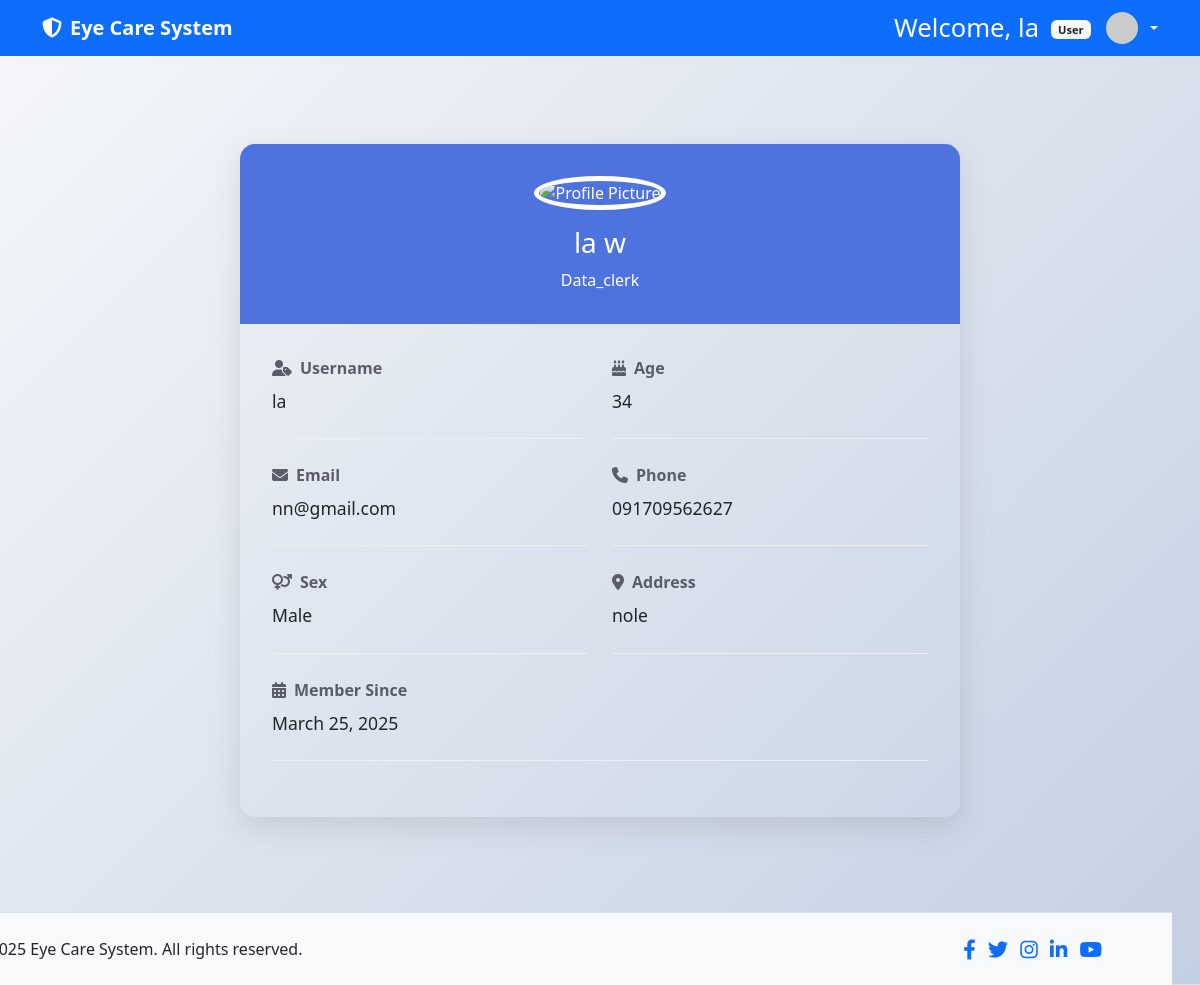
Screenshot of /profile.php (signed in) with the database file from the repository.
### tables this page shows
CREATE TABLE `data_clerk` (
  `clerk_id` int NOT NULL,
  `user_id` int NOT NULL,
  `first_name` varchar(50) NOT NULL,
  `last_name` varchar(50) NOT NULL,
  `sex` enum('Male','Female','Other') NOT NULL,
  `age` int DEFAULT NULL,
  `phone_number` varchar(20) DEFAULT NULL,
  `address` text
);

### profile.php (the view, shortened to what this page needs)
<?php
include 'db.php';
$user_id = $_SESSION['user']['user_id'];
$role = $_SESSION['role'];
try {
    $stmt = $conn->prepare("SELECT * FROM users WHERE user_id = ?");
    $stmt->execute([$user_id]);
    switch ($role) {
        case 'data_clerk':
            $stmt = $conn->prepare("SELECT * FROM data_clerk WHERE user_id = ?");
            break;
    }
    $stmt->execute([$user_id]);
    $profile = $stmt->fetch(PDO::FETCH_ASSOC);
} catch (PDOException $e) {
    $error = "Database error: " . $e->getMessage();
} catch (Exception $e) {
    $error = $e->getMessage();
}
?>
<!DOCTYPE html>
<html lang="en">
<head>
    <link href="https://cdn.jsdelivr.net/npm/bootstrap@5.3.0/dist/css/bootstrap.min.css" rel="stylesheet">
    <link rel="stylesheet" href="https://cdnjs.cloudflare.com/ajax/libs/font-awesome/6.4.0/css/all.min.css">
</head>
<body>
    <?php include 'header.php'; ?>
    <div class="container py-5">
        <div class="row justify-content-center">
            <div class="col-lg-8">
                <div class="profile-card">
                    <div class="profile-header">
                        <img src="assets/profile_pics/<?php echo htmlspecialchars($user['profile_pic'] ?? 'default.jpg'); ?>"
                             alt="Profile Picture" class="profile-pic">
                        <h3><?php echo htmlspecialchars($profile['first_name'] . ' ' . $profile['last_name']); ?></h3>
                        <p class="mb-0"><?php echo ucfirst(htmlspecialchars($role)); ?></p>
                    </div>
                    <div class="profile-details">
                        <div class="row">
                            <div class="col-md-6">
                                <div class="detail-item">
                                    <div class="detail-label"><i class="fas fa-user-tag me-2"></i>Username</div>
                                    <div class="detail-value"><?php echo htmlspecialchars($user['username']); ?></div>
                                </div>
                                <div class="detail-item">
                                    <div class="detail-label"><i class="fas fa-envelope me-2"></i>Email</div>
                                    <div class="detail-value"><?php echo htmlspecialchars($user['email']); ?></div>
                                </div>
                                <div class="detail-item">
                                    <div class="detail-label"><i class="fas fa-venus-mars me-2"></i>Sex</div>
                                    <div class="detail-value"><?php echo htmlspecialchars($profile['sex'] ?? 'Not specified'); ?></div>
                                </div>
                            </div>
                            <div class="col-md-6">
                                <div class="detail-item">
                                    <div class="detail-label"><i class="fas fa-birthday-cake me-2"></i>Age</div>
                                    <div class="detail-value"><?php echo htmlspecialchars($profile['age'] ?? 'Not specified'); ?></div>
                                </div>
                                <div class="detail-item">
                                    <div class="detail-label"><i class="fas fa-phone me-2"></i>Phone</div>
                                    <div class="detail-value"><?php echo htmlspecialchars($profile['phone_number'] ?? 'Not specified'); ?></div>
                                </div>
                                <div class="detail-item">
                                    <div class="detail-label"><i class="fas fa-map-marker-alt me-2"></i>Address</div>
                                    <div class="detail-value"><?php echo htmlspecialchars($profile['address'] ?? 'Not specified'); ?></div>
                                </div>
                            </div>
                        </div>
                        <div class="detail-item">
                            <div class="detail-label"><i class="fas fa-calendar-alt me-2"></i>Member Since</div>
                            <div class="detail-value"><?php echo date('F j, Y', strtotime($user['created_at'])); ?></div>
                        </div>
                    </div>
                </div>
            </div>
        </div>
    </div>
    <footer>
        <?php include 'footer.php'; ?>
    </footer>
</body>
</html>

### header.php (shortened to what this page needs)
<?php
$user = $_SESSION['user'];
$role = $_SESSION['role'] ?? 'user';
$roleTitles = [
    'admin' => 'Administrator',
    'manager' => 'Manager',
    'user' => 'User'
];
$welcomeTitle = $roleTitles[$role] ?? 'User';
?>
<!DOCTYPE html>
<html lang="en">
<head>
    <link href="https://cdn.jsdelivr.net/npm/bootstrap@5.3.0-alpha1/dist/css/bootstrap.min.css" rel="stylesheet">
    <link rel="stylesheet" href="https://cdnjs.cloudflare.com/ajax/libs/font-awesome/6.4.0/css/all.min.css">
</head>
<body>
    <nav class="navbar navbar-expand-lg navbar-dark bg-primary fixed-top">
        <div class="container">
            <a class="navbar-brand" href="dashboard.php">
                <i class="fas fa-shield-alt me-2"></i>Eye Care System
            </a>
                <div class="d-flex align-items-center">
                    <span style="color: white;" class="welcome-text d-none d-sm-inline">
                        Welcome, <?php echo htmlspecialchars($user['first_name']); ?>
                        <span class="badge bg-light text-dark role-badge"><?php echo $welcomeTitle; ?></span>
                    </span>
                    <div class="dropdown">
                        <a href="#" class="d-flex align-items-center text-white text-decoration-none dropdown-toggle" id="userDropdown" data-bs-toggle="dropdown">
                            <img src="<?php echo !empty($user['avatar']) ? htmlspecialchars($user['avatar']) : 'https://ui-avatars.com/api/?name=' . urlencode($user['first_name'] . '+' . $user['last_name']) . '&background=random'; ?>" class="user-avatar me-2">
                        </a>
                    </div>
                </div>
        </div>
    </nav>
    <main class="container mt-4 pt-3">

### profile.php (style rules this page uses)
:root { --primary-color: #4e73df; --primary-hover: #3a5ec8; --secondary-color: #f8f9fc; --text-color: #5a5c69; --border-radius: 8px; --box-shadow: 0 10px 30px rgba(0, 0, 0, 0.1); }
body { background: linear-gradient(135deg, #f5f7fa 0%, #c3cfe2 100%); min-height: 100vh; font-family: 'Nunito', 'Segoe UI', Roboto, Arial, sans-serif; padding-bottom: 120px; padding-top: 130px; }
.profile-card { border: none; border-radius: 15px; box-shadow: var(--box-shadow); overflow: hidden; }
.profile-header { background-color: var(--primary-color); color: white; padding: 2rem; text-align: center; }
.profile-pic { width: 150px; height: 150px; object-fit: cover; border-radius: 50%; border: 5px solid white; margin-bottom: 1rem; }
.profile-details { padding: 2rem; }
.detail-item { margin-bottom: 1.5rem; padding-bottom: 1.5rem; border-bottom: 1px solid #eee; }
.detail-label { font-weight: 600; color: var(--text-color); margin-bottom: 0.5rem; }
.detail-value { font-size: 1.1rem; }
footer { position: fixed; bottom: 0; width: 100%; margin-left: -35px; padding-right: 70px; background-color: #f8f9fa; border-top: 1px solid #dee2e6; z-index: 1020; }

### header.php (style rules this page uses)
:root { --primary-color: #4e73df; --secondary-color: #858796; }
body { font-family: 'Segoe UI', Tahoma, Geneva, Verdana, sans-serif; padding-top: 56px; }
.navbar-brand { font-weight: 700; }
.welcome-text { margin-right: 15px; color: var(--secondary-color); text-align: center; text-color: white; font-size: 1.6rem; }
.user-avatar { width: 32px; height: 32px; border-radius: 50%; object-fit: cover; }
.role-badge { font-size: 0.7rem; vertical-align: middle; margin-left: 5px; }

### rows the page displays
data_clerk: first_name "la", first_name+last_name "la w", sex "Male", age "34", phone_number "091709562627", address "nole"

### other values shown
$welcomeTitle "User"
$role "Data_clerk"
$user['email'] "nn@gmail.com"
date('F j, Y', strtotime($user['created_at'])) "March 25, 2025"
